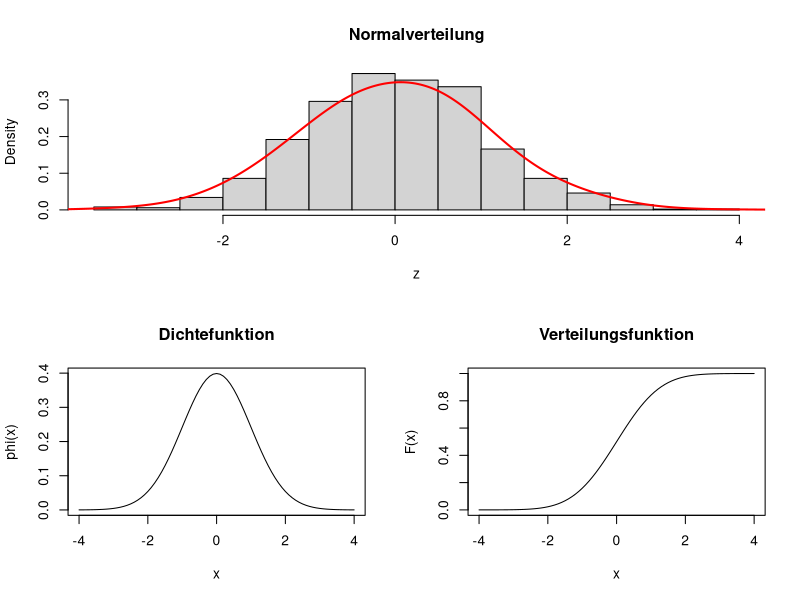
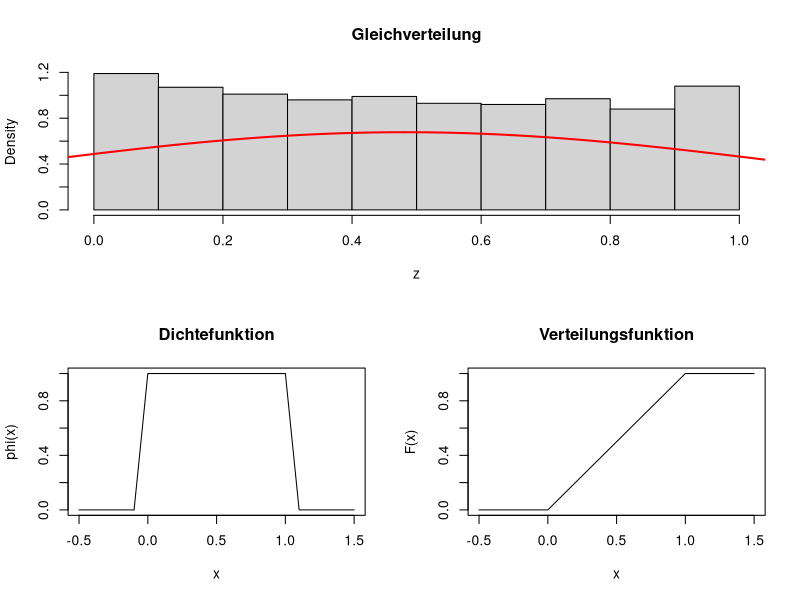
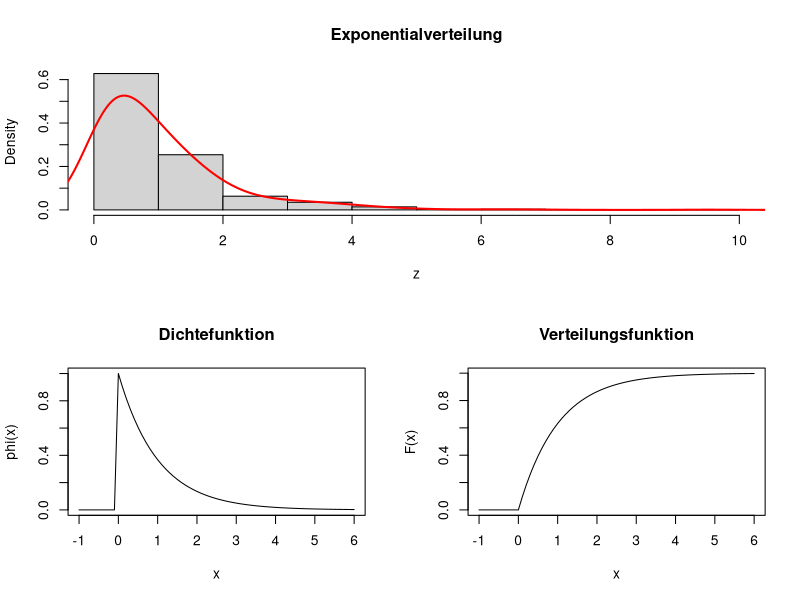

The R source for these figures, in order:
#!/usr/bin/R -f
#
# Diverse Verteilungen plotten
#

attach(mtcars) # Multilayout

# layout(matrix(c(1,1,2,3), 2, 2, byrow = TRUE)) # oder par(mfrow=c(2,2))

# Normalverteilung
pdf("normalverteilung_generated.pdf")
layout(matrix(c(1,1,2,3), 2, 2, byrow = TRUE))

z = rnorm(1000)
hist(z, prob=T, main="Normalverteilung")
lines(density(z, bw=.5), col="red", lwd=2)

x = seq(from = -4, to = 4, by = 0.1)
fx = dnorm(x)
plot(x, fx, type = "l", main = "Dichtefunktion", xlab = "x", ylab = "phi(x)")

fx = pnorm(x)
plot(x, fx, type = "l", main = "Verteilungsfunktion", xlab = "x", ylab = "F(x)")

# Gleichverteilung
pdf("gleichverteilung_generated.pdf")
layout(matrix(c(1,1,2,3), 2, 2, byrow = TRUE))

z = runif(1000)
hist(z, prob=T, main="Gleichverteilung")
lines(density(z, bw=.5), col="red", lwd=2) 

x = seq(from = -0.5, to = 1.5, by = 0.1)
fx = dunif(x)
plot(x, fx, type = "l", main = "Dichtefunktion", xlab = "x", ylab = "phi(x)")

fx = punif(x)
plot(x, fx, type = "l", main = "Verteilungsfunktion", xlab = "x", ylab = "F(x)")

# Exponentialverteilung
pdf("exponentialverteilung_generated.pdf")
layout(matrix(c(1,1,2,3), 2, 2, byrow = TRUE))

z = rexp(1000)
hist(z, prob=T, main="Exponentialverteilung")
lines(density(z, bw=.4), col="red", lwd=2) 

x = seq(from = -1, to = 6, by = 0.1)
fx = dexp(x)
plot(x, fx, type = "l", main = "Dichtefunktion", xlab = "x", ylab = "phi(x)")

fx = pexp(x)
plot(x, fx, type = "l", main = "Verteilungsfunktion", xlab = "x", ylab = "F(x)")
